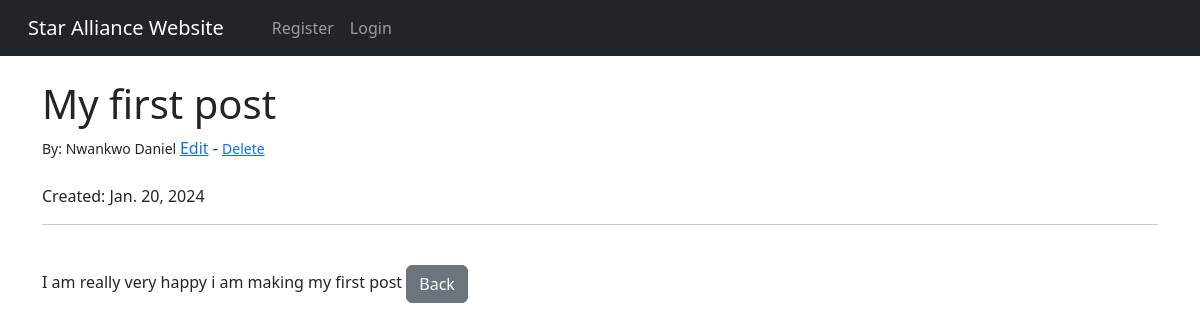
The app's page /article/1 with its own data.
### theblog/models.py (models this page shows, shortened)
class Post(models.Model):
    title = models.CharField(max_length = 255)
    title_tag = models.CharField(max_length = 255,default="Star Alliance")
    category = models.CharField(max_length = 255,default="coding")
    author = models.ForeignKey(User, on_delete=models.CASCADE)
    body = models.TextField()
    post_date = models.DateField(auto_now_add = True)

### theblog/views.py (the view)
# urls.py: path('article/<int:pk>', ArticleDetailView.as_view(), name='article-detail'),
class ArticleDetailView(DetailView):
    model = Post
    template_name = 'detailview.html'

### theblog/templates/detailview.html (shortened to what this page needs)
{% extends 'base.html' %}
{% block content %}
<h1>{{ post.title}}</h1>
<small>By: {{post.author.first_name}}  {{post.author.last_name}}
</small><a href="{% url 'update_post' post.pk %}">Edit</a> - <small>
<a href="{% url 'delete_post' post.pk %}">Delete</a></small></br>
<br>
Created: {{post.post_date}}
<hr>
<br>
 {{post.body| safe}}
<a href="{% url 'home'%}" class="btn btn-secondary">Back</a>
{% endblock %}

### records on screen
Post: title "My first post", author.first_name "Nwankwo", author.last_name "Daniel", post_date "Jan. 20, 2024", body "I am really very happy i am making my first post"
